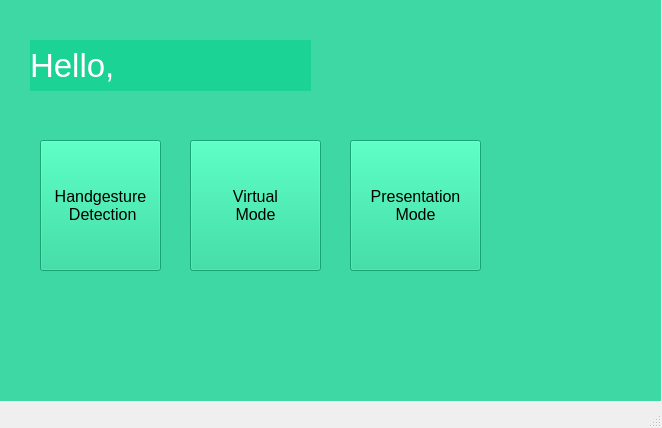
<?xml version="1.0" encoding="UTF-8"?>
<ui version="4.0">
 <class>HomeScreen</class>
 <widget class="QMainWindow" name="HomeScreen">
  <property name="geometry">
   <rect>
    <x>0</x>
    <y>0</y>
    <width>662</width>
    <height>428</height>
   </rect>
  </property>
  <property name="windowTitle">
   <string>MainWindow</string>
  </property>
  <widget class="QWidget" name="centralwidget">
   <widget class="QWidget" name="Frame" native="true">
    <property name="geometry">
     <rect>
      <x>0</x>
      <y>0</y>
      <width>661</width>
      <height>401</height>
     </rect>
    </property>
    <property name="styleSheet">
     <string notr="true">background-color:rgba(18, 210, 145, 0.8);</string>
    </property>
    <widget class="QLabel" name="label">
     <property name="geometry">
      <rect>
       <x>30</x>
       <y>40</y>
       <width>281</width>
       <height>51</height>
      </rect>
     </property>
     <property name="font">
      <font>
       <pointsize>25</pointsize>
      </font>
     </property>
     <property name="styleSheet">
      <string notr="true">color:rgba(255, 255, 255, 255);</string>
     </property>
     <property name="text">
      <string>Hello, </string>
     </property>
    </widget>
    <widget class="QPushButton" name="pushButton">
     <property name="geometry">
      <rect>
       <x>40</x>
       <y>140</y>
       <width>121</width>
       <height>131</height>
      </rect>
     </property>
     <property name="font">
      <font>
       <pointsize>12</pointsize>
      </font>
     </property>
     <property name="text">
      <string>Handgesture
 Detection</string>
     </property>
    </widget>
    <widget class="QPushButton" name="pushButton_2">
     <property name="geometry">
      <rect>
       <x>190</x>
       <y>140</y>
       <width>131</width>
       <height>131</height>
      </rect>
     </property>
     <property name="font">
      <font>
       <pointsize>12</pointsize>
      </font>
     </property>
     <property name="text">
      <string>Virtual
Mode</string>
     </property>
    </widget>
    <widget class="QPushButton" name="pushButton_3">
     <property name="geometry">
      <rect>
       <x>350</x>
       <y>140</y>
       <width>131</width>
       <height>131</height>
      </rect>
     </property>
     <property name="font">
      <font>
       <pointsize>12</pointsize>
      </font>
     </property>
     <property name="text">
      <string>Presentation
Mode</string>
     </property>
    </widget>
   </widget>
  </widget>
  <widget class="QMenuBar" name="menubar">
   <property name="geometry">
    <rect>
     <x>0</x>
     <y>0</y>
     <width>662</width>
     <height>26</height>
    </rect>
   </property>
  </widget>
  <widget class="QStatusBar" name="statusbar"/>
 </widget>
 <resources/>
 <connections/>
</ui>
